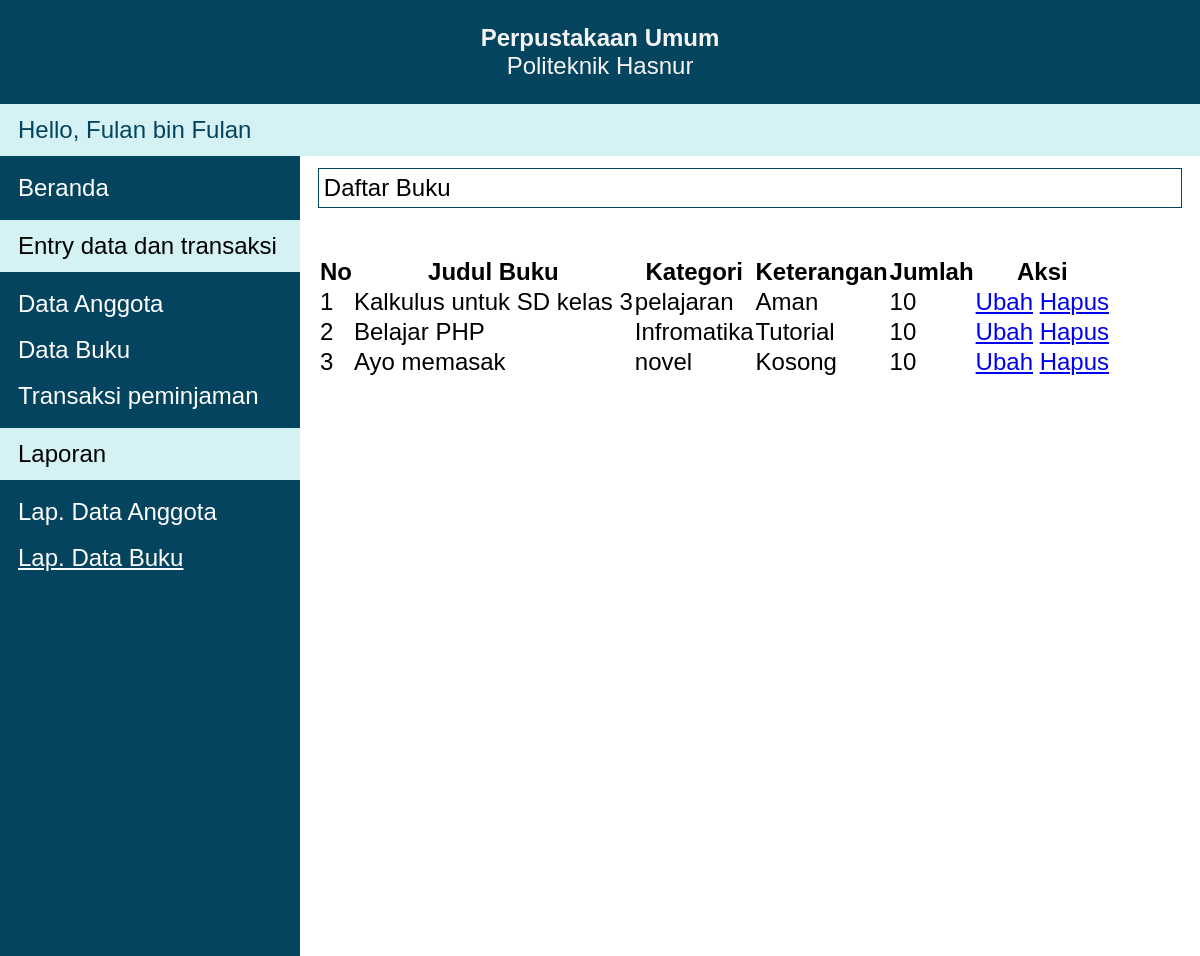
Screenshot of /pages/laporanDataBuku.php (signed in) with the database file from the repository.
### tables this page shows
CREATE TABLE `accounts` (
  `username` varchar(10) NOT NULL,
  `password` varchar(10) NOT NULL,
  `fullname` varchar(35) NOT NULL,
  PRIMARY KEY (`username`)
);

CREATE TABLE `buku` (
  `id_buku` int(10) NOT NULL AUTO_INCREMENT,
  `judul_buku` varchar(100) NOT NULL,
  `kategori_buku` varchar(100) NOT NULL,
  `keterangan` text NOT NULL,
  `jumlah_buku` int(10) NOT NULL,
  PRIMARY KEY (`id_buku`)
);

### getter/getProfile.php (called while the page is built)
<?php
function getProfile($conn) {
    $sql = "SELECT * FROM accounts";
    $res = mysqli_query($conn, $sql);
    return mysqli_fetch_assoc($res)["fullname"];
}

### getter/getBuku.php (called while the page is built, shortened)
<?php
function getBuku($conn, $key = false){
    $sql = "SELECT * FROM buku";
    $res = mysqli_query($conn, $sql);
    $rows = [];
    while ( $row = mysqli_fetch_assoc($res) ) {
        array_push($rows, $row);
    }
    return $rows;
}

### pages/laporanDataBuku.php (the view, shortened to what this page needs)
<?php
require("../connection.php");
require("../getter/getBuku.php");
require("../getter/getProfile.php");
?>
<!DOCTYPE html>
<html lang="en">
<head>
    <link rel="stylesheet" href="../style/app.css">
    <link rel="stylesheet" href="https://unpkg.com/purecss@2.0.6/build/pure-min.css">
</head>
<body>
    <div class="app">
        <header>
            <h1>Perpustakaan Umum</h1>
            <p>Politeknik Hasnur</p>
            <div class="bottom-bar">
                <?php
                    echo "Hello, " . getProfile($conn);
                ?>
            </div>
        </header>
        <nav>
            <ul>
                <li>
                    <a href="../index.php">Beranda</a>
                </li>
                <li>
                    <p class="nav-title">Entry data dan transaksi<p>
                </li>
                <li>
                    <a href="./inputDataAnggota.php">Data Anggota</a>
                </li>
                <li>
                    <a href="./inputDataBuku.php">Data Buku</a>
                </li>
                <li>
                    <a href="">Transaksi peminjaman</a>
                </li>
                <li>
                    <p class="nav-title">Laporan</p>
                </li>
                <li>
                    <a href="./laporanDataAnggota.php">Lap. Data Anggota</a>
                </li>
                <li>
                    <a class="active" href="./laporanDataBuku.php">Lap. Data Buku</a>
                </li>
            </ul>
        </nav>
        <main>
            <h1>Daftar Buku</h1>
            <table class="pure-table">
                <thead>
                    <tr>
                        <th>No</th>
                        <th>Judul Buku</th>
                        <th>Kategori</th>
                        <th>Keterangan</th>
                        <th>Jumlah</th>
                        <th>Aksi</th>
                    </tr>
                </thead>
                <tbody>
                    <?php
                        $no = 1;
                        foreach(getBuku($conn) as $buku) {
                            $key = $buku["id_buku"];
                            $judul = $buku["judul_buku"];
                            $kategori = $buku["kategori_buku"];
                            $keterangan = $buku["keterangan"];
                            $jumlah = $buku["jumlah_buku"];
                            echo <<<EOT
                                <tr>
                                    <td>$no</td>
                                    <td>$judul</td>
                                    <td>$kategori</td>
                                    <td>$keterangan</td>
                                    <td>$jumlah</td>
                                    <td>
                                    <a class="pure-button pure-button-primary" href="update/buku.php?key=$key">Ubah</a>
                                    <a class="pure-button pure-button-error" href="../setter/removeBuku.php?key=$key">Hapus</a>
                                    </td>
                                </tr>
                            EOT;
                            $no++;
                        }
                    ?>
                </tbody>
            </table>
        </main>
    </div>
</body>
</html>

### style/app.css (style rules this page uses)
* { margin: 0; padding: 0; font-size: 24px; font-family: Arial, Helvetica, sans-serif }
.app { display: grid; grid-template-columns: 300px auto; grid-template-rows: auto; grid-template-areas: "header header" "nav main" ; }
.app header { background-color: #05445E; text-align: center; color: whitesmoke; padding: 1rem 0 0; grid-area: header; }
.app header .bottom-bar { background-color: #D4F1F4; color: #05445E; padding: .5rem .75rem; text-align: left; margin-top: 1rem; }
.app nav { grid-area: nav; height: 100vh; background-color: #05445E; }
.app nav .active { text-decoration: underline; }
.app nav ul li { margin: .75rem 0; }
.app nav ul li a { text-decoration: none; color: white; padding: .5rem .75rem; transition: .3s ease; }
.app nav ul .nav-title { background-color: #D4F1F4; padding: .5rem .75rem; }
.app main { grid-area: main; padding: .5rem .75rem; }
.app main h1:first-child { font-weight: 400; border: 1px solid #05445E; padding: .2rem; margin-bottom: 2rem; font-size: 1rem; }

### rows the page displays
accounts: fullname "Fulan bin Fulan"
buku: judul_buku "Kalkulus untuk SD kelas 3", kategori_buku "pelajaran", keterangan "Aman", jumlah_buku "10"
buku: judul_buku "Belajar PHP", kategori_buku "Infromatika", keterangan "Tutorial", jumlah_buku "10"
buku: judul_buku "Ayo memasak", kategori_buku "novel", keterangan "Kosong", jumlah_buku "10"
